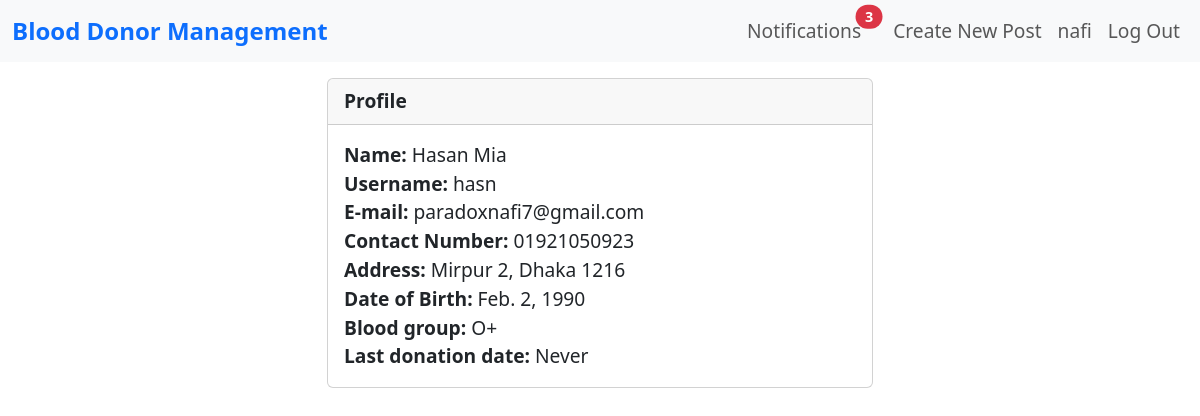
/users/view/28 (signed in), run on an earlier commit of the app's database.
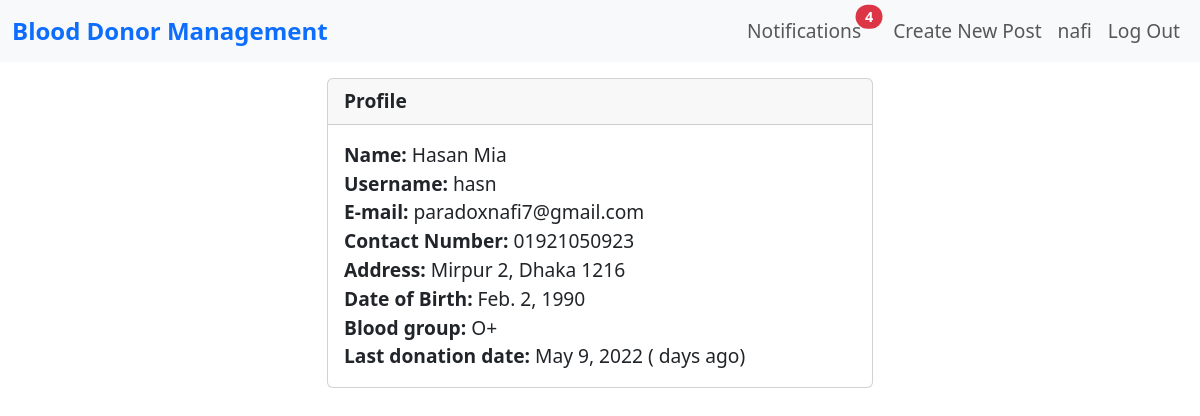
And on a later commit of the database.
### auth1/models.py (models this page shows, shortened)
class RegisterUser(AbstractBaseUser):
	username				= models.CharField(max_length=50, unique=True)
	name					= models.CharField(max_length=100)
	email					= models.EmailField(max_length=100, unique=True)
	contact_number			= models.CharField(max_length=15)
	address					= models.CharField(max_length=250, null=True, blank=True)
	date_of_birth			= models.DateField(null=True, blank=True) #Fix
	nid						= models.CharField(max_length=13, null=True, blank=True)
	blood_group				= models.CharField(max_length=8, choices=BLOOD_GROUPS, null=True, blank=True)
	date_joined				= models.DateTimeField(verbose_name='date joined', auto_now_add=True)
	last_login				= models.DateTimeField(verbose_name='last login', auto_now=True)
	is_admin				= models.BooleanField(default=False)
	is_active				= models.BooleanField(default=True)
	is_staff				= models.BooleanField(default=False)
	is_superuser			= models.BooleanField(default=False)
	last_donated			= models.DateField(verbose_name='last_donated', auto_now_add=False, null=True, blank=True)
	donation_count			= models.IntegerField(default=0)
	USERNAME_FIELD = 'email'
	REQUIRED_FIELDS = ['username', 'password']
	objects = MyAccountManager()

### post/views.py (the view)
# urls.py: path('users/view/<int:user_id>', views.view_user, name='view_user'),
def view_user(request, user_id):
    context = {}
    profile = RegisterUser.objects.get(id=user_id)
    context['profile'] = profile
    print(user_id)
    born = profile.date_of_birth
    today = date.today()
    age = today.year - born.year - ((today.month, today.day) < (born.month, born.day))
    return render(request, 'auth1/profile.html', {
        'profile': profile,
        'age': age,
    })

### auth1/templates/auth1/profile.html (shortened to what this page needs)
{% extends 'post/base.html' %}
{% block content %}
    <div class="container">
        <div class="row">
            <div class="col-6 offset-3 my-3">
                <div class="card">
                    <div class="card-header d-flex justify-content-between align-items-center">
                        <b>Profile</b>
                    </div>
                    <div class="card-body">
                        <b>Name: </b>{{ profile.name }}<br/>
                        <b>Username: </b>{{ profile.username }}<br/>
                        <b>E-mail: </b>{{ profile.email }}<br/>
                        <b>Contact Number: </b>{{ profile.contact_number }}<br/>
                        {% if profile.address != None and profile.blood_group != None and profile.nid != None  %}
                            <b>Address: </b>{{ profile.address }}<br/>
                            <b>Date of Birth: </b>{{ profile.date_of_birth }}<br/>
                            <b>Blood group: </b>{{ profile.blood_group }}<br/>
                            {% if profile.last_donated == None %}
                                <b>Last donation date: </b> Never <br>
                            {% else %}
                                <b>Last donation date: </b>{{ profile.last_donated }} ({{days}} days ago) <br/>
                            {% endif %}
                        {% endif %}
                    </div>
                </div> <br>
            </div>
        </div>
    </div>
{% endblock %}

### post/templates/post/base.html (shortened to what this page needs)
<!DOCTYPE html>
<html lang="en">
<head>
	{% load bootstrap5 %}
	{% bootstrap_css %}
	<nav class="navbar navbar-expand-lg navbar-light bg-light">
		<div class="container-fluid">
			<a class="navbar-brand" href="{% url 'home'%}"> <b class="text-primary"> <big> Blood Donor Management </big>
				</b></a>
			<div class="collapse navbar-collapse" id="navbarSupportedContent">
				{% if user.is_authenticated %}
				<big>
				<ul class="navbar-nav ml-auto">
					<li class="nav-item dropdown">
						<a type="button" class="nav-link position-relative me-3 " data-bs-toggle="dropdown"
							aria-expanded="false" href="/auth1/user/{{user.id}}/notifications">
							Notifications
							{% if total_unread_notifications != 0 %}
								<span
									class="position-absolute top-5 start-100 translate-middle badge rounded-pill bg-danger">
									{{ total_unread_notifications }}
								</span>
							{% endif %}
						</a>
					</li>
					<li class="nav-item">
						<a class="nav-link" href="{% url 'createpost' %}">Create New Post</a>
					</li>
					<li class="nav-item">
						<a class="nav-link" href="{% url 'profileUser'%}">{{user.username}}</a>
					</li>
					<li class="nav-item">
						<a class="nav-link" href="{% url 'logoutUser'%}">Log Out</a>
					</li>
				</ul>
				</big>
				{% endif %}
			</div>
		</div>
	</nav>
</head>
<body> <big>
	<div id="content" , name="content">
		{% block content %}
		{% endblock %}
	</div> </big>
</body>
</html>

What changed in the data, as far as the page shows it:
changed RegisterUser "Hasan Mia": last_donated (not shown) → "May 9, 2022"
Also different on the page:
{{ total_unread_notifications }}: "3" → "4"
text no longer shown: "Never"
text now shown: "( days ago)"
